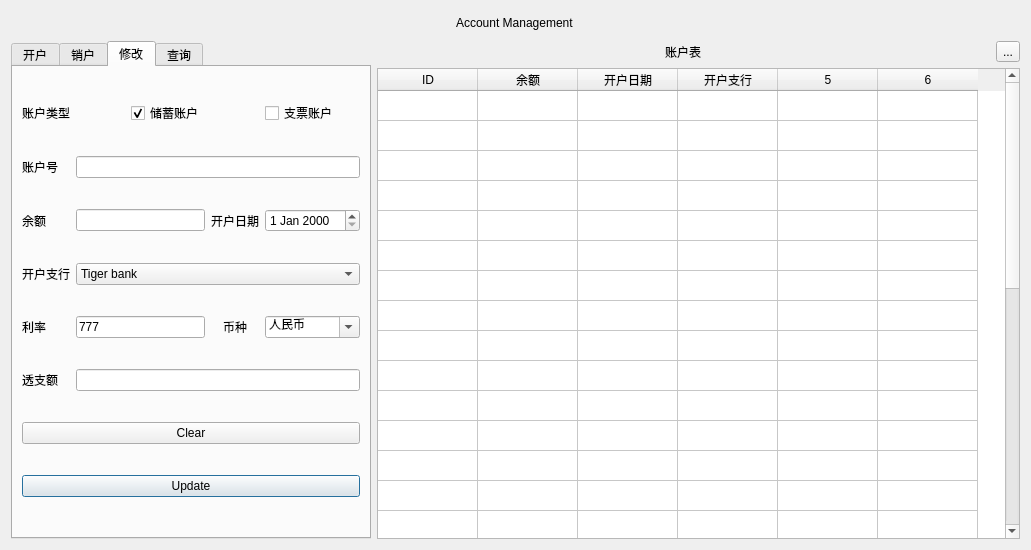
<?xml version="1.0" encoding="UTF-8"?>
<ui version="4.0">
 <class>account</class>
 <widget class="QWidget" name="account">
  <property name="geometry">
   <rect>
    <x>0</x>
    <y>0</y>
    <width>1031</width>
    <height>550</height>
   </rect>
  </property>
  <property name="windowTitle">
   <string>Form</string>
  </property>
  <layout class="QGridLayout" name="gridLayout">
   <item row="0" column="0" colspan="3" alignment="Qt::AlignHCenter">
    <widget class="QLabel" name="label">
     <property name="minimumSize">
      <size>
       <width>0</width>
       <height>24</height>
      </size>
     </property>
     <property name="text">
      <string>Account Management</string>
     </property>
    </widget>
   </item>
   <item row="2" column="0" rowspan="2">
    <widget class="QTabWidget" name="tabWidget">
     <property name="maximumSize">
      <size>
       <width>360</width>
       <height>16777215</height>
      </size>
     </property>
     <property name="currentIndex">
      <number>2</number>
     </property>
     <widget class="QWidget" name="add">
      <attribute name="title">
       <string>开户</string>
      </attribute>
      <layout class="QGridLayout" name="gridLayout_2">
       <item row="10" column="2" colspan="5">
        <widget class="QPushButton" name="AccClear">
         <property name="text">
          <string>Clear</string>
         </property>
        </widget>
       </item>
       <item row="12" column="2" colspan="5">
        <widget class="QPushButton" name="Confirm">
         <property name="text">
          <string>Confirm</string>
         </property>
         <property name="autoDefault">
          <bool>false</bool>
         </property>
         <property name="default">
          <bool>true</bool>
         </property>
        </widget>
       </item>
       <item row="5" column="3" colspan="2">
        <widget class="QLineEdit" name="AccPoss"/>
       </item>
       <item row="9" column="3" colspan="4">
        <widget class="QLineEdit" name="AccExtra">
         <property name="readOnly">
          <bool>false</bool>
         </property>
         <property name="clearButtonEnabled">
          <bool>true</bool>
         </property>
        </widget>
       </item>
       <item row="5" column="6">
        <widget class="QDateEdit" name="dateEdit"/>
       </item>
       <item row="9" column="2">
        <widget class="QLabel" name="label_9">
         <property name="text">
          <string>透支额</string>
         </property>
        </widget>
       </item>
       <item row="0" column="6">
        <widget class="QCheckBox" name="isChecking">
         <property name="text">
          <string>支票账户</string>
         </property>
         <attribute name="buttonGroup">
          <string notr="true">buttonGroup</string>
         </attribute>
        </widget>
       </item>
       <item row="0" column="3" colspan="3" alignment="Qt::AlignHCenter">
        <widget class="QCheckBox" name="isSaving">
         <property name="text">
          <string>储蓄账户</string>
         </property>
         <property name="checked">
          <bool>true</bool>
         </property>
         <property name="autoExclusive">
          <bool>false</bool>
         </property>
         <property name="tristate">
          <bool>false</bool>
         </property>
         <attribute name="buttonGroup">
          <string notr="true">buttonGroup</string>
         </attribute>
        </widget>
       </item>
       <item row="8" column="2">
        <widget class="QLabel" name="label_6">
         <property name="text">
          <string>利率</string>
         </property>
        </widget>
       </item>
       <item row="8" column="6">
        <widget class="QComboBox" name="currencyType">
         <property name="enabled">
          <bool>true</bool>
         </property>
         <property name="editable">
          <bool>true</bool>
         </property>
         <property name="insertPolicy">
          <enum>QComboBox::InsertAtBottom</enum>
         </property>
         <property name="frame">
          <bool>true</bool>
         </property>
         <item>
          <property name="text">
           <string>人民币</string>
          </property>
         </item>
         <item>
          <property name="text">
           <string>美元</string>
          </property>
         </item>
         <item>
          <property name="text">
           <string>欧元</string>
          </property>
         </item>
         <item>
          <property name="text">
           <string>日元</string>
          </property>
         </item>
         <item>
          <property name="text">
           <string>港币</string>
          </property>
         </item>
        </widget>
       </item>
       <item row="8" column="3" colspan="2">
        <widget class="QLineEdit" name="AccRate">
         <property name="text">
          <string>777</string>
         </property>
         <property name="readOnly">
          <bool>false</bool>
         </property>
        </widget>
       </item>
       <item row="5" column="2">
        <widget class="QLabel" name="label_4">
         <property name="text">
          <string>余额</string>
         </property>
        </widget>
       </item>
       <item row="8" column="5" alignment="Qt::AlignHCenter">
        <widget class="QLabel" name="label_8">
         <property name="text">
          <string>币种</string>
         </property>
        </widget>
       </item>
       <item row="5" column="5">
        <widget class="QLabel" name="label_10">
         <property name="text">
          <string>开户日期</string>
         </property>
        </widget>
       </item>
       <item row="0" column="2">
        <widget class="QLabel" name="label_7">
         <property name="text">
          <string>账户类型</string>
         </property>
        </widget>
       </item>
       <item row="4" column="2">
        <widget class="QLabel" name="label_3">
         <property name="text">
          <string>账户号</string>
         </property>
        </widget>
       </item>
       <item row="4" column="3" colspan="4">
        <widget class="QLineEdit" name="AccID"/>
       </item>
       <item row="7" column="6">
        <widget class="QComboBox" name="AccBank">
         <item>
          <property name="text">
           <string>Tiger bank</string>
          </property>
         </item>
         <item>
          <property name="text">
           <string>Lion bank</string>
          </property>
         </item>
         <item>
          <property name="text">
           <string>Eagle bank</string>
          </property>
         </item>
         <item>
          <property name="text">
           <string>Doggy bank</string>
          </property>
         </item>
        </widget>
       </item>
       <item row="7" column="5">
        <widget class="QLabel" name="label_5">
         <property name="text">
          <string>开户支行</string>
         </property>
        </widget>
       </item>
       <item row="7" column="2">
        <widget class="QLabel" name="label_35">
         <property name="text">
          <string>客户ID</string>
         </property>
        </widget>
       </item>
       <item row="7" column="3">
        <widget class="QLineEdit" name="AccCus"/>
       </item>
      </layout>
     </widget>
     <widget class="QWidget" name="delete">
      <attribute name="title">
       <string>销户</string>
      </attribute>
      <layout class="QGridLayout" name="gridLayout_3">
       <item row="0" column="0">
        <widget class="QLabel" name="label_12">
         <property name="text">
          <string>账户类型</string>
         </property>
        </widget>
       </item>
       <item row="0" column="3">
        <widget class="QCheckBox" name="isChecking_2">
         <property name="text">
          <string>支票账户</string>
         </property>
         <attribute name="buttonGroup">
          <string notr="true">buttonGroup_2</string>
         </attribute>
        </widget>
       </item>
       <item row="4" column="1">
        <widget class="QLineEdit" name="AccRate_2">
         <property name="text">
          <string>777</string>
         </property>
         <property name="readOnly">
          <bool>false</bool>
         </property>
        </widget>
       </item>
       <item row="2" column="3">
        <widget class="QDateEdit" name="dateEdit_2"/>
       </item>
       <item row="2" column="1">
        <widget class="QLineEdit" name="AccPoss_2"/>
       </item>
       <item row="4" column="3">
        <widget class="QComboBox" name="currencyType_2">
         <property name="enabled">
          <bool>true</bool>
         </property>
         <property name="editable">
          <bool>true</bool>
         </property>
         <property name="insertPolicy">
          <enum>QComboBox::InsertAtBottom</enum>
         </property>
         <property name="frame">
          <bool>true</bool>
         </property>
         <item>
          <property name="text">
           <string>人民币</string>
          </property>
         </item>
         <item>
          <property name="text">
           <string>美元</string>
          </property>
         </item>
         <item>
          <property name="text">
           <string>欧元</string>
          </property>
         </item>
         <item>
          <property name="text">
           <string>日元</string>
          </property>
         </item>
         <item>
          <property name="text">
           <string>港币</string>
          </property>
         </item>
        </widget>
       </item>
       <item row="8" column="0" colspan="4">
        <widget class="QPushButton" name="Confirm_2">
         <property name="text">
          <string>Delete</string>
         </property>
         <property name="autoDefault">
          <bool>false</bool>
         </property>
         <property name="default">
          <bool>true</bool>
         </property>
        </widget>
       </item>
       <item row="1" column="1" colspan="3">
        <widget class="QLineEdit" name="AccID_2"/>
       </item>
       <item row="5" column="1" colspan="3">
        <widget class="QLineEdit" name="AccExtra_2">
         <property name="readOnly">
          <bool>false</bool>
         </property>
         <property name="clearButtonEnabled">
          <bool>true</bool>
         </property>
        </widget>
       </item>
       <item row="3" column="0">
        <widget class="QLabel" name="label_17">
         <property name="text">
          <string>开户支行</string>
         </property>
        </widget>
       </item>
       <item row="5" column="0">
        <widget class="QLabel" name="label_16">
         <property name="text">
          <string>透支额</string>
         </property>
        </widget>
       </item>
       <item row="6" column="0" colspan="4">
        <widget class="QPushButton" name="AccClear_2">
         <property name="text">
          <string>Clear</string>
         </property>
        </widget>
       </item>
       <item row="4" column="2" alignment="Qt::AlignHCenter">
        <widget class="QLabel" name="label_14">
         <property name="text">
          <string>币种</string>
         </property>
        </widget>
       </item>
       <item row="0" column="1" colspan="2" alignment="Qt::AlignHCenter">
        <widget class="QCheckBox" name="isSaving_2">
         <property name="text">
          <string>储蓄账户</string>
         </property>
         <property name="checked">
          <bool>true</bool>
         </property>
         <property name="autoExclusive">
          <bool>false</bool>
         </property>
         <property name="tristate">
          <bool>false</bool>
         </property>
         <attribute name="buttonGroup">
          <string notr="true">buttonGroup_2</string>
         </attribute>
        </widget>
       </item>
       <item row="1" column="0">
        <widget class="QLabel" name="label_11">
         <property name="text">
          <string>账户号</string>
         </property>
        </widget>
       </item>
       <item row="2" column="2">
        <widget class="QLabel" name="label_13">
         <property name="text">
          <string>开户日期</string>
         </property>
        </widget>
       </item>
       <item row="4" column="0">
        <widget class="QLabel" name="label_15">
         <property name="text">
          <string>利率</string>
         </property>
        </widget>
       </item>
       <item row="2" column="0">
        <widget class="QLabel" name="label_18">
         <property name="text">
          <string>余额</string>
         </property>
        </widget>
       </item>
       <item row="3" column="1" colspan="3">
        <widget class="QComboBox" name="AccBank_2">
         <item>
          <property name="text">
           <string>Tiger bank</string>
          </property>
         </item>
         <item>
          <property name="text">
           <string>Lion bank</string>
          </property>
         </item>
         <item>
          <property name="text">
           <string>Eagle bank</string>
          </property>
         </item>
         <item>
          <property name="text">
           <string>Doggy bank</string>
          </property>
         </item>
        </widget>
       </item>
       <item row="7" column="0" colspan="4">
        <widget class="QPushButton" name="pushButton">
         <property name="text">
          <string>Search</string>
         </property>
        </widget>
       </item>
      </layout>
     </widget>
     <widget class="QWidget" name="change">
      <attribute name="title">
       <string>修改</string>
      </attribute>
      <layout class="QGridLayout" name="gridLayout_4">
       <item row="2" column="0">
        <widget class="QLabel" name="label_23">
         <property name="text">
          <string>余额</string>
         </property>
        </widget>
       </item>
       <item row="4" column="0">
        <widget class="QLabel" name="label_25">
         <property name="text">
          <string>利率</string>
         </property>
        </widget>
       </item>
       <item row="1" column="0">
        <widget class="QLabel" name="label_24">
         <property name="text">
          <string>账户号</string>
         </property>
        </widget>
       </item>
       <item row="3" column="0">
        <widget class="QLabel" name="label_22">
         <property name="text">
          <string>开户支行</string>
         </property>
        </widget>
       </item>
       <item row="4" column="3">
        <widget class="QComboBox" name="currencyType_3">
         <property name="enabled">
          <bool>true</bool>
         </property>
         <property name="editable">
          <bool>true</bool>
         </property>
         <property name="insertPolicy">
          <enum>QComboBox::InsertAtBottom</enum>
         </property>
         <property name="frame">
          <bool>true</bool>
         </property>
         <item>
          <property name="text">
           <string>人民币</string>
          </property>
         </item>
         <item>
          <property name="text">
           <string>美元</string>
          </property>
         </item>
         <item>
          <property name="text">
           <string>欧元</string>
          </property>
         </item>
         <item>
          <property name="text">
           <string>日元</string>
          </property>
         </item>
         <item>
          <property name="text">
           <string>港币</string>
          </property>
         </item>
        </widget>
       </item>
       <item row="7" column="0" colspan="4">
        <widget class="QPushButton" name="Confirm_3">
         <property name="text">
          <string>Update</string>
         </property>
         <property name="autoDefault">
          <bool>false</bool>
         </property>
         <property name="default">
          <bool>true</bool>
         </property>
        </widget>
       </item>
       <item row="0" column="1" colspan="2" alignment="Qt::AlignHCenter">
        <widget class="QCheckBox" name="isSaving_3">
         <property name="text">
          <string>储蓄账户</string>
         </property>
         <property name="checked">
          <bool>true</bool>
         </property>
         <property name="autoExclusive">
          <bool>false</bool>
         </property>
         <property name="tristate">
          <bool>false</bool>
         </property>
         <attribute name="buttonGroup">
          <string notr="true">buttonGroup_3</string>
         </attribute>
        </widget>
       </item>
       <item row="2" column="1">
        <widget class="QLineEdit" name="AccPoss_3"/>
       </item>
       <item row="5" column="0">
        <widget class="QLabel" name="label_21">
         <property name="text">
          <string>透支额</string>
         </property>
        </widget>
       </item>
       <item row="3" column="1" colspan="3">
        <widget class="QComboBox" name="AccBank_3">
         <item>
          <property name="text">
           <string>Tiger bank</string>
          </property>
         </item>
         <item>
          <property name="text">
           <string>Lion bank</string>
          </property>
         </item>
         <item>
          <property name="text">
           <string>Eagle bank</string>
          </property>
         </item>
         <item>
          <property name="text">
           <string>Doggy bank</string>
          </property>
         </item>
        </widget>
       </item>
       <item row="5" column="1" colspan="3">
        <widget class="QLineEdit" name="AccExtra_3">
         <property name="readOnly">
          <bool>false</bool>
         </property>
         <property name="clearButtonEnabled">
          <bool>true</bool>
         </property>
        </widget>
       </item>
       <item row="1" column="1" colspan="3">
        <widget class="QLineEdit" name="AccID_3"/>
       </item>
       <item row="2" column="3">
        <widget class="QDateEdit" name="dateEdit_3"/>
       </item>
       <item row="2" column="2">
        <widget class="QLabel" name="label_26">
         <property name="text">
          <string>开户日期</string>
         </property>
        </widget>
       </item>
       <item row="6" column="0" colspan="4">
        <widget class="QPushButton" name="AccClear_3">
         <property name="text">
          <string>Clear</string>
         </property>
        </widget>
       </item>
       <item row="4" column="1">
        <widget class="QLineEdit" name="AccRate_3">
         <property name="text">
          <string>777</string>
         </property>
         <property name="readOnly">
          <bool>false</bool>
         </property>
        </widget>
       </item>
       <item row="0" column="3">
        <widget class="QCheckBox" name="isChecking_3">
         <property name="text">
          <string>支票账户</string>
         </property>
         <attribute name="buttonGroup">
          <string notr="true">buttonGroup_3</string>
         </attribute>
        </widget>
       </item>
       <item row="0" column="0">
        <widget class="QLabel" name="label_19">
         <property name="text">
          <string>账户类型</string>
         </property>
        </widget>
       </item>
       <item row="4" column="2" alignment="Qt::AlignHCenter">
        <widget class="QLabel" name="label_20">
         <property name="text">
          <string>币种</string>
         </property>
        </widget>
       </item>
      </layout>
     </widget>
     <widget class="QWidget" name="query">
      <attribute name="title">
       <string>查询</string>
      </attribute>
      <layout class="QGridLayout" name="gridLayout_5">
       <item row="0" column="0">
        <widget class="QLabel" name="label_33">
         <property name="text">
          <string>账户类型</string>
         </property>
        </widget>
       </item>
       <item row="0" column="1" colspan="2" alignment="Qt::AlignHCenter">
        <widget class="QCheckBox" name="isSaving_4">
         <property name="text">
          <string>储蓄账户</string>
         </property>
         <property name="checked">
          <bool>true</bool>
         </property>
         <property name="autoExclusive">
          <bool>false</bool>
         </property>
         <property name="tristate">
          <bool>false</bool>
         </property>
         <attribute name="buttonGroup">
          <string notr="true">buttonGroup_4</string>
         </attribute>
        </widget>
       </item>
       <item row="0" column="3">
        <widget class="QCheckBox" name="isChecking_4">
         <property name="text">
          <string>支票账户</string>
         </property>
         <attribute name="buttonGroup">
          <string notr="true">buttonGroup_4</string>
         </attribute>
        </widget>
       </item>
       <item row="1" column="0">
        <widget class="QLabel" name="label_31">
         <property name="text">
          <string>账户号</string>
         </property>
        </widget>
       </item>
       <item row="1" column="1" colspan="3">
        <widget class="QLineEdit" name="AccID_4"/>
       </item>
       <item row="2" column="0">
        <widget class="QLabel" name="label_27">
         <property name="text">
          <string>余额</string>
         </property>
        </widget>
       </item>
       <item row="2" column="1">
        <widget class="QLineEdit" name="AccPoss_4"/>
       </item>
       <item row="2" column="2">
        <widget class="QLabel" name="label_32">
         <property name="text">
          <string>开户日期</string>
         </property>
        </widget>
       </item>
       <item row="2" column="3">
        <widget class="QDateEdit" name="dateEdit_4"/>
       </item>
       <item row="3" column="0">
        <widget class="QLabel" name="label_30">
         <property name="text">
          <string>开户支行</string>
         </property>
        </widget>
       </item>
       <item row="3" column="1" colspan="3">
        <widget class="QComboBox" name="AccBank_4">
         <item>
          <property name="text">
           <string>Tiger bank</string>
          </property>
         </item>
         <item>
          <property name="text">
           <string>Lion bank</string>
          </property>
         </item>
         <item>
          <property name="text">
           <string>Eagle bank</string>
          </property>
         </item>
         <item>
          <property name="text">
           <string>Doggy bank</string>
          </property>
         </item>
        </widget>
       </item>
       <item row="4" column="0">
        <widget class="QLabel" name="label_29">
         <property name="text">
          <string>利率</string>
         </property>
        </widget>
       </item>
       <item row="4" column="1">
        <widget class="QLineEdit" name="AccRate_4">
         <property name="text">
          <string>777</string>
         </property>
         <property name="readOnly">
          <bool>false</bool>
         </property>
        </widget>
       </item>
       <item row="4" column="2" alignment="Qt::AlignHCenter">
        <widget class="QLabel" name="label_28">
         <property name="text">
          <string>币种</string>
         </property>
        </widget>
       </item>
       <item row="4" column="3">
        <widget class="QComboBox" name="currencyType_4">
         <property name="enabled">
          <bool>true</bool>
         </property>
         <property name="editable">
          <bool>true</bool>
         </property>
         <property name="insertPolicy">
          <enum>QComboBox::InsertAtBottom</enum>
         </property>
         <property name="frame">
          <bool>true</bool>
         </property>
         <item>
          <property name="text">
           <string>人民币</string>
          </property>
         </item>
         <item>
          <property name="text">
           <string>美元</string>
          </property>
         </item>
         <item>
          <property name="text">
           <string>欧元</string>
          </property>
         </item>
         <item>
          <property name="text">
           <string>日元</string>
          </property>
         </item>
         <item>
          <property name="text">
           <string>港币</string>
          </property>
         </item>
        </widget>
       </item>
       <item row="5" column="0">
        <widget class="QLabel" name="label_34">
         <property name="text">
          <string>透支额</string>
         </property>
        </widget>
       </item>
       <item row="5" column="1" colspan="3">
        <widget class="QLineEdit" name="AccExtra_4">
         <property name="readOnly">
          <bool>false</bool>
         </property>
         <property name="clearButtonEnabled">
          <bool>true</bool>
         </property>
        </widget>
       </item>
       <item row="6" column="0" colspan="4">
        <widget class="QPushButton" name="AccClear_4">
         <property name="text">
          <string>Clear</string>
         </property>
        </widget>
       </item>
       <item row="7" column="0" colspan="4">
        <widget class="QPushButton" name="Confirm_4">
         <property name="text">
          <string>Search</string>
         </property>
         <property name="autoDefault">
          <bool>false</bool>
         </property>
         <property name="default">
          <bool>true</bool>
         </property>
        </widget>
       </item>
      </layout>
     </widget>
    </widget>
   </item>
   <item row="3" column="1" colspan="2">
    <widget class="QTableWidget" name="tableWidget">
     <property name="editTriggers">
      <set>QAbstractItemView::NoEditTriggers</set>
     </property>
     <property name="rowCount">
      <number>30</number>
     </property>
     <property name="columnCount">
      <number>6</number>
     </property>
     <attribute name="horizontalHeaderVisible">
      <bool>true</bool>
     </attribute>
     <attribute name="verticalHeaderVisible">
      <bool>false</bool>
     </attribute>
     <row/>
     <row/>
     <row/>
     <row/>
     <row/>
     <row/>
     <row/>
     <row/>
     <row/>
     <row/>
     <row/>
     <row/>
     <row/>
     <row/>
     <row/>
     <row/>
     <row/>
     <row/>
     <row/>
     <row/>
     <row/>
     <row/>
     <row/>
     <row/>
     <row/>
     <row/>
     <row/>
     <row/>
     <row/>
     <row/>
     <column>
      <property name="text">
       <string>ID</string>
      </property>
     </column>
     <column>
      <property name="text">
       <string>余额</string>
      </property>
     </column>
     <column>
      <property name="text">
       <string>开户日期</string>
      </property>
     </column>
     <column>
      <property name="text">
       <string>开户支行</string>
      </property>
     </column>
     <column/>
     <column/>
    </widget>
   </item>
   <item row="2" column="1" alignment="Qt::AlignHCenter">
    <widget class="QLabel" name="label_2">
     <property name="text">
      <string>账户表</string>
     </property>
    </widget>
   </item>
   <item row="2" column="2">
    <widget class="QToolButton" name="toolButton">
     <property name="text">
      <string>...</string>
     </property>
    </widget>
   </item>
  </layout>
 </widget>
 <resources/>
 <connections>
  <connection>
   <sender>AccClear</sender>
   <signal>clicked()</signal>
   <receiver>AccExtra</receiver>
   <slot>clear()</slot>
   <hints>
    <hint type="sourcelabel">
     <x>164</x>
     <y>436</y>
    </hint>
    <hint type="destinationlabel">
     <x>164</x>
     <y>374</y>
    </hint>
   </hints>
  </connection>
  <connection>
   <sender>AccClear</sender>
   <signal>clicked()</signal>
   <receiver>AccCus</receiver>
   <slot>clear()</slot>
   <hints>
    <hint type="sourcelabel">
     <x>284</x>
     <y>419</y>
    </hint>
    <hint type="destinationlabel">
     <x>131</x>
     <y>264</y>
    </hint>
   </hints>
  </connection>
  <connection>
   <sender>AccClear</sender>
   <signal>clicked()</signal>
   <receiver>AccID</receiver>
   <slot>clear()</slot>
   <hints>
    <hint type="sourcelabel">
     <x>203</x>
     <y>427</y>
    </hint>
    <hint type="destinationlabel">
     <x>172</x>
     <y>160</y>
    </hint>
   </hints>
  </connection>
  <connection>
   <sender>AccClear</sender>
   <signal>clicked()</signal>
   <receiver>AccPoss</receiver>
   <slot>clear()</slot>
   <hints>
    <hint type="sourcelabel">
     <x>331</x>
     <y>433</y>
    </hint>
    <hint type="destinationlabel">
     <x>164</x>
     <y>214</y>
    </hint>
   </hints>
  </connection>
  <connection>
   <sender>AccClear_2</sender>
   <signal>clicked()</signal>
   <receiver>AccExtra_2</receiver>
   <slot>clear()</slot>
   <hints>
    <hint type="sourcelabel">
     <x>133</x>
     <y>389</y>
    </hint>
    <hint type="destinationlabel">
     <x>133</x>
     <y>336</y>
    </hint>
   </hints>
  </connection>
  <connection>
   <sender>AccClear_2</sender>
   <signal>clicked()</signal>
   <receiver>AccRate_2</receiver>
   <slot>clear()</slot>
   <hints>
    <hint type="sourcelabel">
     <x>157</x>
     <y>395</y>
    </hint>
    <hint type="destinationlabel">
     <x>157</x>
     <y>291</y>
    </hint>
   </hints>
  </connection>
  <connection>
   <sender>AccClear_2</sender>
   <signal>clicked()</signal>
   <receiver>AccPoss_2</receiver>
   <slot>clear()</slot>
   <hints>
    <hint type="sourcelabel">
     <x>194</x>
     <y>393</y>
    </hint>
    <hint type="destinationlabel">
     <x>162</x>
     <y>197</y>
    </hint>
   </hints>
  </connection>
  <connection>
   <sender>AccClear_2</sender>
   <signal>clicked()</signal>
   <receiver>AccID_2</receiver>
   <slot>clear()</slot>
   <hints>
    <hint type="sourcelabel">
     <x>269</x>
     <y>392</y>
    </hint>
    <hint type="destinationlabel">
     <x>226</x>
     <y>151</y>
    </hint>
   </hints>
  </connection>
  <connection>
   <sender>AccClear_3</sender>
   <signal>clicked()</signal>
   <receiver>AccExtra_3</receiver>
   <slot>clear()</slot>
   <hints>
    <hint type="sourcelabel">
     <x>104</x>
     <y>432</y>
    </hint>
    <hint type="destinationlabel">
     <x>115</x>
     <y>370</y>
    </hint>
   </hints>
  </connection>
  <connection>
   <sender>AccClear_3</sender>
   <signal>clicked()</signal>
   <receiver>AccRate_3</receiver>
   <slot>clear()</slot>
   <hints>
    <hint type="sourcelabel">
     <x>264</x>
     <y>429</y>
    </hint>
    <hint type="destinationlabel">
     <x>162</x>
     <y>317</y>
    </hint>
   </hints>
  </connection>
  <connection>
   <sender>AccClear_3</sender>
   <signal>clicked()</signal>
   <receiver>AccPoss_3</receiver>
   <slot>clear()</slot>
   <hints>
    <hint type="sourcelabel">
     <x>278</x>
     <y>431</y>
    </hint>
    <hint type="destinationlabel">
     <x>165</x>
     <y>210</y>
    </hint>
   </hints>
  </connection>
  <connection>
   <sender>AccClear_3</sender>
   <signal>clicked()</signal>
   <receiver>AccID_3</receiver>
   <slot>clear()</slot>
   <hints>
    <hint type="sourcelabel">
     <x>228</x>
     <y>424</y>
    </hint>
    <hint type="destinationlabel">
     <x>214</x>
     <y>164</y>
    </hint>
   </hints>
  </connection>
  <connection>
   <sender>AccClear_4</sender>
   <signal>clicked()</signal>
   <receiver>AccExtra_4</receiver>
   <slot>clear()</slot>
   <hints>
    <hint type="sourcelabel">
     <x>183</x>
     <y>436</y>
    </hint>
    <hint type="destinationlabel">
     <x>170</x>
     <y>367</y>
    </hint>
   </hints>
  </connection>
  <connection>
   <sender>AccClear_4</sender>
   <signal>clicked()</signal>
   <receiver>AccRate_4</receiver>
   <slot>clear()</slot>
   <hints>
    <hint type="sourcelabel">
     <x>194</x>
     <y>425</y>
    </hint>
    <hint type="destinationlabel">
     <x>155</x>
     <y>321</y>
    </hint>
   </hints>
  </connection>
  <connection>
   <sender>AccClear_4</sender>
   <signal>clicked()</signal>
   <receiver>AccPoss_4</receiver>
   <slot>clear()</slot>
   <hints>
    <hint type="sourcelabel">
     <x>217</x>
     <y>430</y>
    </hint>
    <hint type="destinationlabel">
     <x>170</x>
     <y>208</y>
    </hint>
   </hints>
  </connection>
  <connection>
   <sender>AccClear_4</sender>
   <signal>clicked()</signal>
   <receiver>AccID_4</receiver>
   <slot>clear()</slot>
   <hints>
    <hint type="sourcelabel">
     <x>262</x>
     <y>431</y>
    </hint>
    <hint type="destinationlabel">
     <x>238</x>
     <y>158</y>
    </hint>
   </hints>
  </connection>
 </connections>
 <buttongroups>
  <buttongroup name="buttonGroup"/>
  <buttongroup name="buttonGroup_2"/>
  <buttongroup name="buttonGroup_3"/>
  <buttongroup name="buttonGroup_4"/>
 </buttongroups>
</ui>
